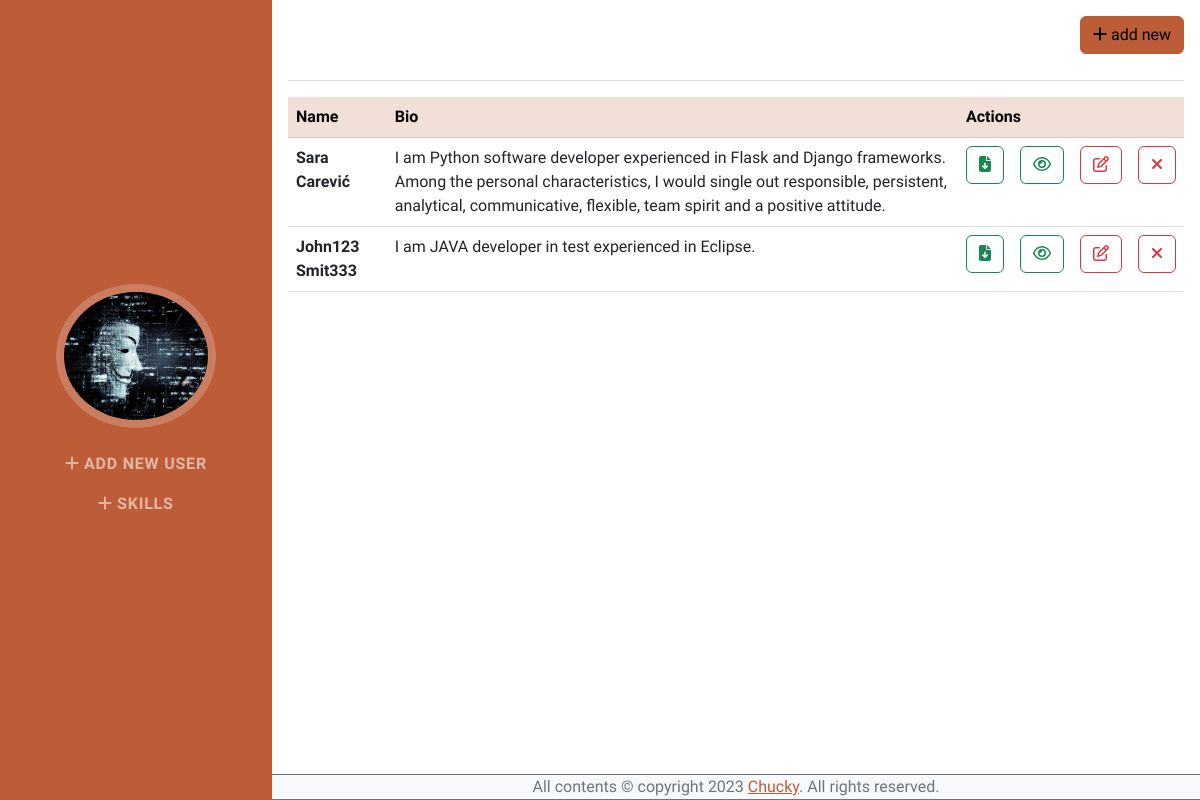
Before: / with the older database file.
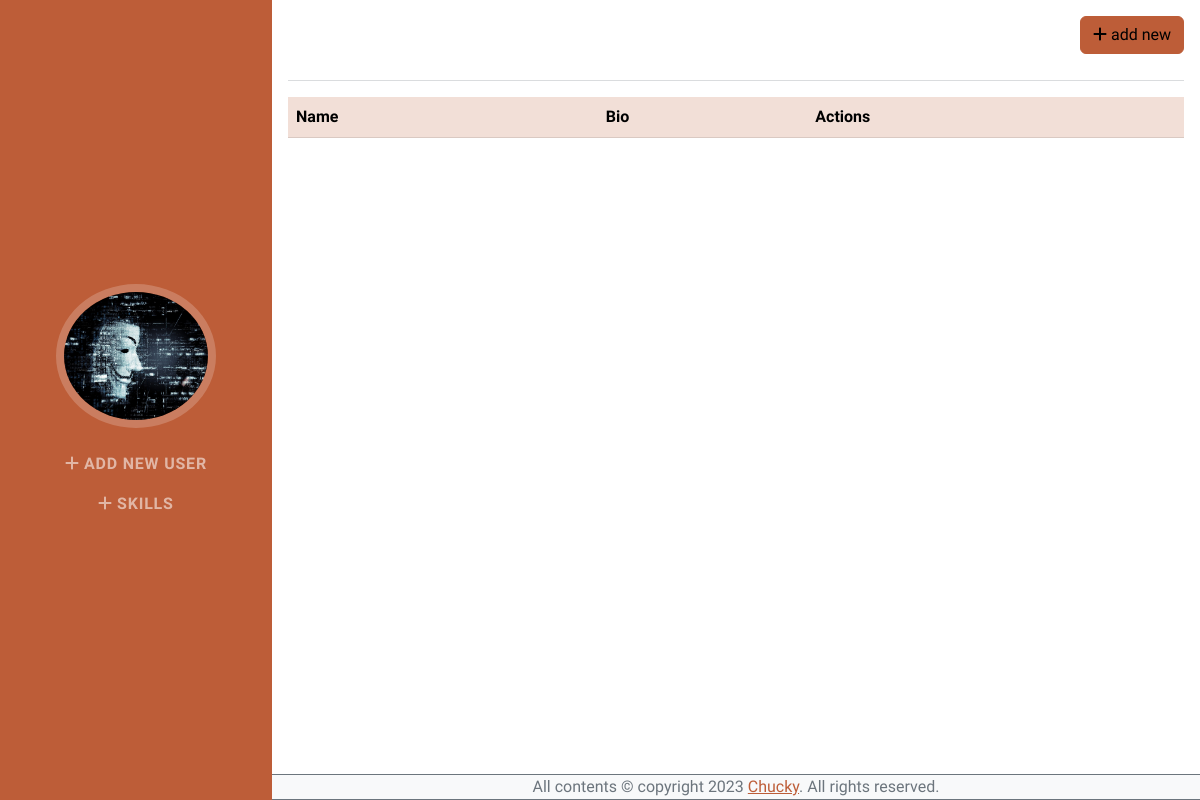
After: the same page with the newer database file.
### app.py (models this page shows, shortened)
class User(db.Model):
    __tablename__ = 'User'
    id = db.Column(db.Integer, primary_key=True)
    firstname = db.Column(db.String(256), nullable=False)
    lastname = db.Column(db.String(256), nullable=False)
    street = db.Column(db.String(256), nullable=False)
    city = db.Column(db.String(256), nullable=False)
    postcode = db.Column(db.String(256), nullable=False)
    phone = db.Column(db.String(256), nullable=False)
    email = db.Column(db.String(256), unique=True, nullable=False)
    bio = db.Column(db.Text)
    li = db.Column(db.String(256), unique=True, nullable=False)
    gh = db.Column(db.String(256), unique=True, nullable=False)
    education = db.relationship('UserEducation', backref='User', lazy=True)
    experience = db.relationship('UserExperience', backref='User', lazy=True)
    created_at = db.Column(db.DateTime(timezone=True), server_default=func.now())

### app_views.py (the view)
@app_views.route('/', methods=['GET'])
def index():
    try:
        from app import User
        context = {
            'type': 'index',
            'users': User.query.all()
        }
        return render_template('index.html', context=context)
    except Exception as e:
        abort(500)

### app_views.py (called while the page is built)
@app_views.context_processor
def inject_now():
    return {'current_year': datetime.utcnow().year}

### templates/index.html
{% extends 'components/layouts/base.html' %}
{% block content %}
    {% with type=context.type %}
        {% include "components/navigation.html" %}
    {% endwith %}
    <div class="container-fluid p-3 mb-2">
        <button
            class="btn btn-primary"
            style="float: right;"
            type="button"
        >
            <a class="nav-link" href="{{ url_for('app_views.user_create') }}">
                <i class="fa-solid fa-plus"></i> add new
            </a>
        </button>
        </br></br><hr>
        <table class="table table-responsive">
            <thead class="table-primary">
                <tr>
                    <th scope="col">Name</th>
                    <th scope="col">Bio</th>
                    <th scope="col" colspan="4">Actions</th>
                </tr>
            </thead>
            <tbody>
                {% for user in context.users %}
                    <tr>
                        <th scope="row">{{user.firstname}} {{user.lastname}}</th>
                        <td>{{user.bio}}</td>
                        <td>
                            <button type="button" class="btn btn-outline-success">
                                <i class="fa-solid fa-file-arrow-down"></i>
                            </button>
                        </td>
                        <td>
                            <button type="button" class="btn btn-outline-success">
                                <a class="nav-link" href="{{ url_for('app_views.user_details', id = user.id) }}">
                                    <i class="fa-regular fa-eye"></i>
                                </a>
                            </button>
                        </td>
                        <td>
                            <button type="button" class="btn btn-outline-danger">
                                <a class="nav-link" href="{{ url_for('app_views.user_edit', id = user.id) }}">
                                    <i class="fa-regular fa-pen-to-square"></i>
                                </a>
                            </button>
                        </td>
                        <td>
                            <form method="POST" action="{{ url_for('app_views.user_remove', id=user.id) }}">
                                <button
                                    type="submit"
                                    class="btn btn-outline-danger"
                                    onclick="return confirm('Are you sure you want to delete {{user.firstname}} {{user.lastname}}?')"
                                >
                                    <i class="fa-solid fa-xmark"></i>
                                </button>
                            </form>
                        </td>
                    </tr>
                {% endfor %}
            </tbody>
        </table>
    </div>
{% endblock %}

### templates/components/layouts/base.html (shortened to what this page needs)
<!DOCTYPE html>
<html lang="en">
    <head>
        {% include "components/layouts/top-scripts.html" %}
    </head>
    <body id="page-top" class="d-flex flex-column min-vh-100">
        {% block content %} {% endblock %}
        {% include "components/layouts/footer.html" %}
    </body>
</html>

### templates/components/layouts/top-scripts.html (shortened to what this page needs)
{% block content %}
    <link href="{{ url_for('static', filename='assets/css/styles.css') }}" rel="stylesheet" />
{% endblock %}

### templates/components/navigation.html (shortened to what this page needs)
{% block content %}
    <nav class="navbar navbar-expand-lg navbar-dark bg-primary fixed-top" id="sideNav">
        <a class="navbar-brand js-scroll-trigger" href="#page-top">
            <span class="d-none d-lg-block">
                <img
                    class="img-fluid img-profile rounded-circle mx-auto mb-2"
                    src="{{ url_for('static', filename='assets/img/profile.jpg') }}"
                    alt=""
                />
            </span>
        </a>
        <div class="collapse navbar-collapse" id="navbarResponsive">
            <ul class="navbar-nav">
                {% if type == 'index' %}
                    <li class="nav-item"><a class="nav-link js-scroll-trigger" href="{{ url_for('app_views.user_create') }}">
                        <i class="fa-solid fa-plus"></i> add new user</a>
                    </li>
                    <li class="nav-item"><a class="nav-link js-scroll-trigger" href="{{ url_for('app_views.skill_create', type='skill') }}">
                        <i class="fa-solid fa-plus"></i> skills</a>
                    </li>
                {% endif %}
            </ul>
        </div>
    </nav>
{% endblock %}

### templates/components/layouts/footer.html
{% block content %}
    <footer class="page-footer bg-light border-top border-bottom border-secondary mt-auto">
        <div class="col-lg-12 copyright-links" align="center">
            All contents © copyright {{ current_year }}
            <a href="https://github.com/ChuckySC" target="_blank">Chucky</a>. All rights reserved.
        </div>
    </footer>
{% endblock content %}

Changed rows visible on the page:
removed User: firstname "Sara", lastname "Carević", bio "I am Python software developer experienced in Flask and Django frameworks. Among the personal characteristics, I would single out responsible, persistent, analytical, communicative, flexible, team spirit and a positive attitude."
removed User: firstname "John123", lastname "Smit333", bio "I am JAVA developer in test experienced in Eclipse."
